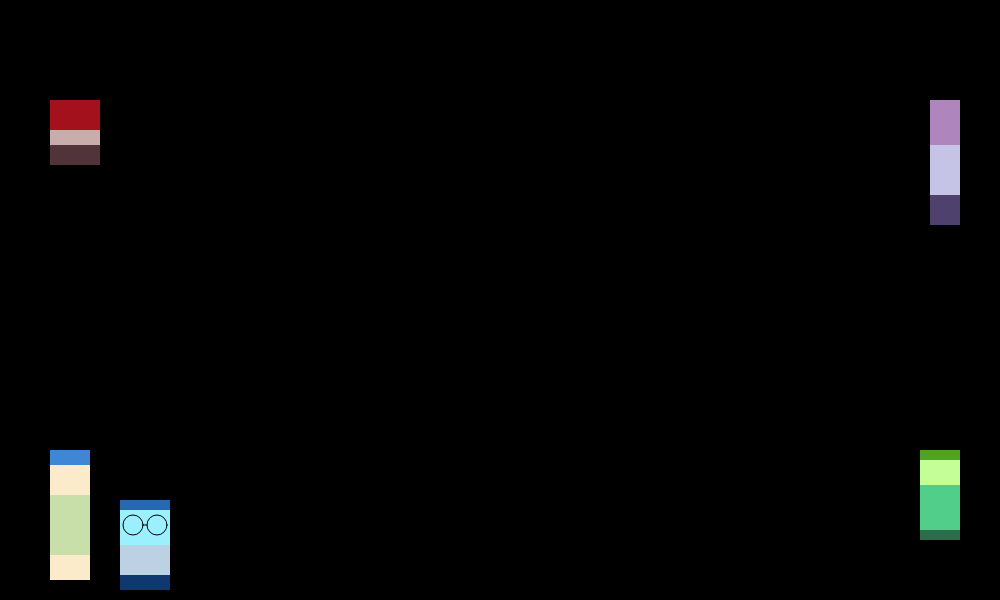
Frame 1 (no input)
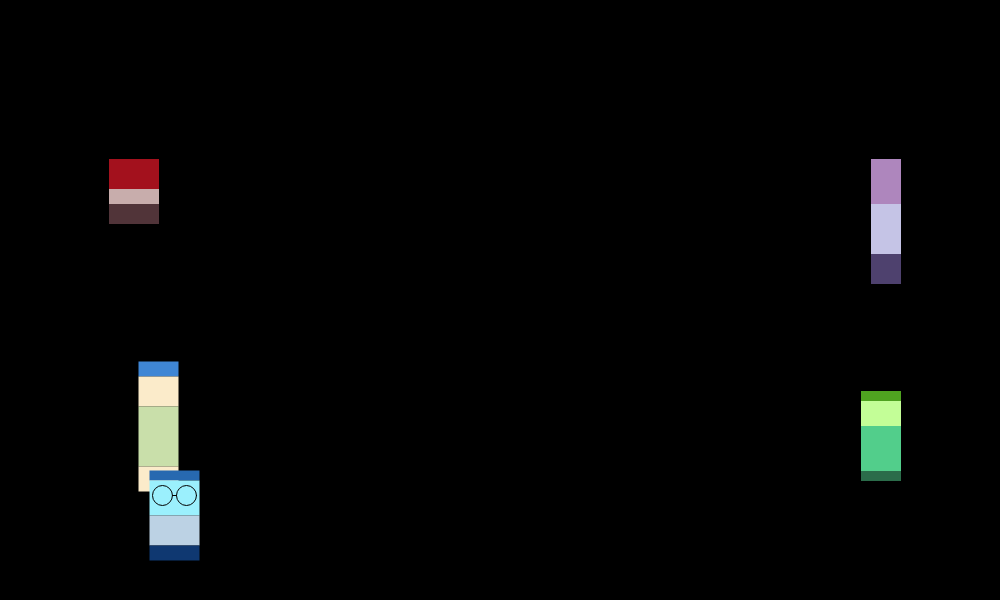
Frame 60 (no input)
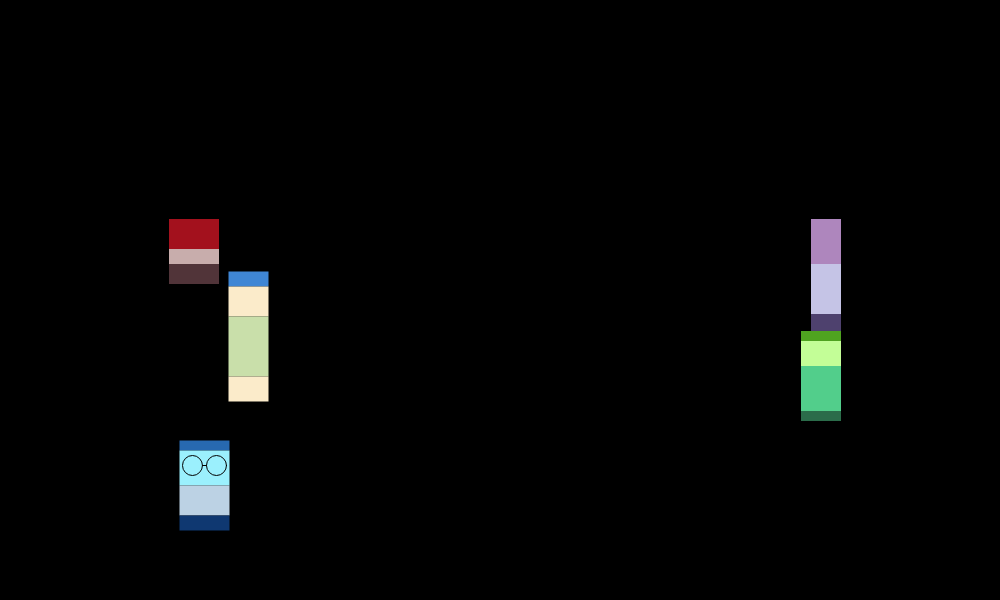
Frame 120 (the mouse pressed at the canvas centre since frame 60)

The p5.js sketch that drew these frames (run headless with seeded random() and noise() and a simulated clock; from frame 60 on, the mouse is pressed at the canvas centre):

// p5.js sketch
// ── sketch.js
// Created by: Nichole Kim  
// Last edited date: 1/30/2017
// Brief description: 
// This program shows a Lego family, which consists of the characters from the movie "Inside Out". 
// Five characters - Joy, Sadness, Anger, Fear, and Disgust - represent the emotions inside Riley's head (hence the black background).
// To add to their personalities, I customized the characters' moving pace: Sadness moves the slowest while Joy moves the fastest.

var angerX = 50;
var angerY = 100;
var fearX = 930;
var fearY = 100;
var joyX = 50;
var joyY = 450;
var disgustX = 920;
var disgustY = 450;
var sadnessX = 120;
var sadnessY = 500;

function setup() {
  createCanvas(1000, 600); // Canvas created in 1000 * 600 dimension.
  noStroke(); // "No stroke" set as the default.
}

function draw() {
  background(0); // Background color added before all the functions below, so that it resets everytime the characters move.
  anger(); // Function for the character "Anger".
  fear(); // Function for the character "Fear".
  joy(); // Function for the character "Joy".
  disgust(); // Function for the character "Disgust".
  sadness(); // Function for the character "Sadness".
  angerX = min(angerX + 1, 380); // Moves Anger's x-coordinate to the center
  angerY = min(angerY + 1, 300); // Moves Anger's y-coordinate to the center
  fearX = max(fearX - 1, 445); // Moves Fear's x-coordinate to the center
  fearY = min(fearY + 1, 240); // Moves Fear's y-coordinate to the center
  joyX = min(joyX + 1.5, 495); // Moves Joy's x-coordinate to the center
  joyY = max(joyY - 1.5, 235); // Moves Joy's y-coordinate to the center
  disgustX = max(disgustX - 1, 550); // Moves Disgust's x-coordinate to the center
  disgustY = max(disgustY - 1, 275); // Moves Disgust's y-coordinate to the center
  sadnessX = min(sadnessX + 0.5, 605); // Moves Sadness's x-coordinate to the center
  sadnessY = max(sadnessY - 0.5, 275); // Moves Sadness's y-coordinate to the center
}

// This function is for "Anger".
// It consists of 3 rectangles (head, torso, legs), and calculation method "min" that helps move Anger to his center position.
function anger() {
  fill('#A3111D');
  rect(angerX, angerY, 50, 30); // Anger's head
  fill('#C8ADAC');
  rect(angerX, angerY + 30, 50, 15); // Anger's torso
  fill('#513439');
  rect(angerX, angerY + 45, 50, 20); // Anger's legs
}

// This function is for "Fear".
// It consists of 3 rectangles (head, torso, legs), and calculation methods "min" "max" that help move Fear to his center position.
function fear() {
  fill('#AE86BD');
  rect(fearX, fearY, 30, 45); 
  fill('#C5C4E6');
  rect(fearX, fearY + 45, 30, 50); 
  fill('#4E416E');
  rect(fearX, fearY + 95, 30, 30); 
}

// This function is for "Joy".
// It consists of 4 rectangles (hair, head, dress, legs), and calculation methods "min" "max" that help move Joy to her center position.
function joy() {
  fill('#3F86D5');
  rect(joyX, joyY, 40, 15); 
  fill('#FBEBCA');
  rect(joyX, joyY + 15, 40, 30); 
  fill('#C9DFAA');
  rect(joyX, joyY + 45, 40, 60); 
  fill('#FBEBCA');
  rect(joyX, joyY + 105, 40, 25); 
}

// This function is for "Disgust".
// It consists of 4 rectangles (hair, head, torso, legs), and calculation method "max" that helps move Disgust to her center position.
function disgust() {
  fill('#4FA320');
  rect(disgustX, disgustY, 40, 10); 
  fill('#C3FE97');
  rect(disgustX, disgustY + 10, 40, 25); 
  fill('#52CE8B');
  rect(disgustX, disgustY + 35, 40, 45); 
  fill('#2B6C4A');
  rect(disgustX, disgustY + 80, 40, 10);
}

// This function is for "Sadness".
// It consists of 4 rectangles (hair, head, torso, legs), as well as 2 arcs & 1 line that represent her glasses.
// Calculation methods "min" "max" were used in all shapes to help move Sadness to her center position.
function sadness() {
  fill('#2769B0');
  rect(sadnessX, sadnessY, 50, 10);
  fill('#9BF0FD');
  rect(sadnessX, sadnessY + 10, 50, 35); 
  fill('#BCD2E4');
  rect(sadnessX, sadnessY + 45, 50, 30); 
  fill('#0F3871');
  rect(sadnessX, sadnessY + 75, 50, 15); 
  noFill(); 
  stroke(0); 
  strokeWeight(1); 
  arc(sadnessX + 13, sadnessY + 25, 20, 20, 0, TWO_PI); 
  arc(sadnessX + 37, sadnessY + 25, 20, 20, 0, TWO_PI); 
  line(sadnessX + 23, sadnessY + 25, sadnessX + 27, sadnessY + 25); 
  noStroke(); 
}
